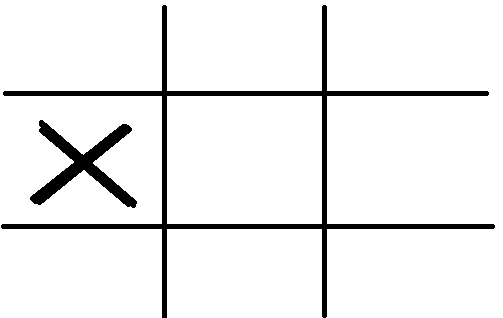
#> input picture 4.png, 503 x 318 px
$ python a.py
#> lines starting #> are read from the running program, lines starting #| are printed output that depends on the picture; after the words box and inside, x2 and y2 are one past the last pixel; in counts of white or black regions, pixels touching at a corner belong together
import numpy as np
import cv2

#create a 2d array to hold the gamestate
gamestate = [["-","-","-"],["-","-","-"],["-","-","-"]]

#kernel used for noise removal
kernel =  np.ones((7,7),np.uint8)
# Load a color image
img = cv2.imread('4.png')
#> img is the input picture: shape (318, 503, 3); 93.4% white; 2 black regions, box (x1, y1, x2, y2) and area: (1, 5, 495, 318) 7916, (30, 120, 137, 208) 2668
# get the image width and height
img_width = img.shape[0]
#> img_width = 318
img_height = img.shape[1]
#> img_height = 503

# turn into grayscale
img_g =  cv2.cvtColor(img, cv2.COLOR_BGR2GRAY)
# turn into thresholded binary
ret,thresh1 = cv2.threshold(img_g,127,255,cv2.THRESH_BINARY)
#remove noise from binary
thresh1 = cv2.morphologyEx(thresh1, cv2.MORPH_OPEN, kernel)
#> thresh1: shape (318, 503); 93.3% white; 2 black regions

#find and draw contours. RETR_EXTERNAL retrieves only the extreme outer contours
contours, hierarchy = cv2.findContours(thresh1, cv2.RETR_EXTERNAL, cv2.CHAIN_APPROX_SIMPLE)
#> contours = 5 contours; box (x1, y1, x2, y2) and area: (0, 0, 503, 318) 81912, (0, 95, 162, 224) 20450, (167, 96, 322, 224) 19558, (0, 229, 162, 318) 14168, (167, 229, 322, 318) 13552
cv2.drawContours(img, contours, -1, (0,255,0), 15)
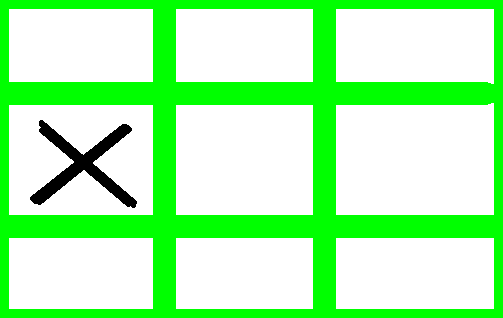
#> img: shape (318, 503, 3); mean B, G, R 173.5, 250.7, 173.5

cv2.imshow('image1',img)
cv2.waitKey(0)
cv2.destroyAllWindows()

tileCount = 0
for cnt in contours:
        # ignore small contours that are not tiles
        if cv2.contourArea(cnt) > 200000:
                tileCount = tileCount+1
                # use boundingrect to get coordinates of tile
                x,y,w,h = cv2.boundingRect(cnt)
                # create new image from binary, for further analysis. Trim off the edge that has a line
                tile = thresh1[x+40:x+w-80,y+40:y+h-80]
                # create new image from main image, so we can draw the contours easily
                imgTile = img[x+40:x+w-80,y+40:y+h-80]

                #determine the array indexes of the tile
                tileX = round((x/img_width)*3)
                tileY = round((y/img_height)*3)

                # find contours in the tile image. RETR_TREE retrieves all of the contours and reconstructs a full hierarchy of nested contours.
                c, hierarchy = cv2.findContours(tile, cv2.RETR_TREE , cv2.CHAIN_APPROX_SIMPLE)
                for ct in c:
                        # to prevent the tile finding itself as contour
                        if cv2.contourArea(ct) < 180000:
                                cv2.drawContours(imgTile, [ct], -1, (255,0,0), 15)
                                #calculate the solitity
                                area = cv2.contourArea(ct)
                                hull = cv2.convexHull(ct)
                                hull_area = cv2.contourArea(hull)
                                solidity = float(area)/hull_area

                                # fill the gamestate with the right sign
                                if(solidity > 0.5):
                                        gamestate[tileX][tileY] = "O"
                                else:
                                        gamestate[tileX][tileY] = "X"
                # put a number in the tile
                cv2.putText(img, str(tileCount), (x+200,y+300), cv2.FONT_HERSHEY_SIMPLEX, 10, (0,0,255), 20)
#> this loop made 5 passes
#> cnt on passes 1 to 3: [[167, 229], [167, 317], [321, 317], [321, 229]], [[0, 229], [0, 317], [161, 317], [161, 229]], [[167, 96], [167, 223], [321, 223], [321, 96]]
#> after the loop, gamestate = [['-', '-', '-'], ['-', '-', '-'], ['-', '-', '-']]; tileCount = 0

#print the gamestate
print("Gamestate:")
for line in gamestate:
        linetxt = ""
        for cel in line:
                linetxt = linetxt + "|" + cel
        linetxt = linetxt + '|'
        print(linetxt)
#> this loop made 3 passes

# resize final image
res = cv2.resize(img,None,fx=0.2, fy=0.2, interpolation = cv2.INTER_CUBIC)
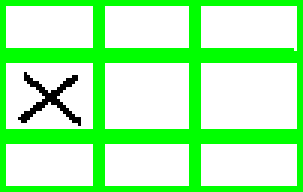
#> res: shape (64, 101, 3) (shown 3 times larger); mean B, G, R 171.4, 250.8, 171.4

# display image and release resources when key is pressed
cv2.imshow('image1',res)
cv2.waitKey(0)
cv2.destroyAllWindows()

$ run again, with 0.png copied over 4.png
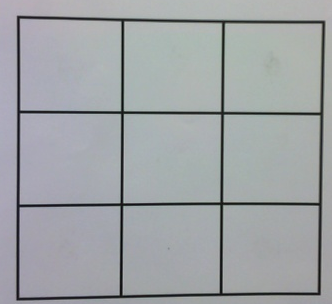
#> input picture 0.png, 332 x 304 px
#> img is the input picture: shape (304, 332, 3); mean B, G, R 166.3, 163.6, 159.8
#> `ret,thresh1 = cv2.threshold(img_g,127,255,cv2.THRESH_BINARY)`:
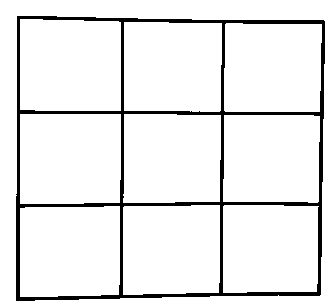
#> thresh1: shape (304, 332); 92.5% white; 1 black region, box (x1, y1, x2, y2) and area: (16, 16, 325, 301) 7604
#> contours = 10 contours; largest, box (x1, y1, x2, y2) and area: (0, 0, 332, 304) 14180, (20, 19, 121, 111) 8970, (20, 114, 121, 204) 8841, (20, 206, 120, 297) 8732, (124, 22, 222, 112) 8465
#> the loop `for cnt in contours:` made 10 passes
#> after the loop `for cnt in contours:`: gamestate = [['-', '-', '-'], ['-', '-', '-'], ['-', '-', '-']]; tileCount = 0
#> the loop `for line in gamestate:` made 3 passes
#> `res = cv2.resize(img,None,fx=0.2, fy=0.2, interpolation = cv2.INTER_CU..`:
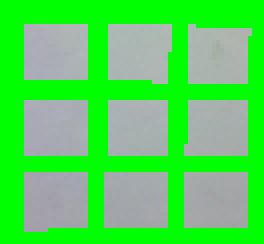
#> res: shape (61, 66, 3) (shown 4 times larger); mean B, G, R 86.4, 214.4, 82.8

$ run again, with 10.png copied over 4.png
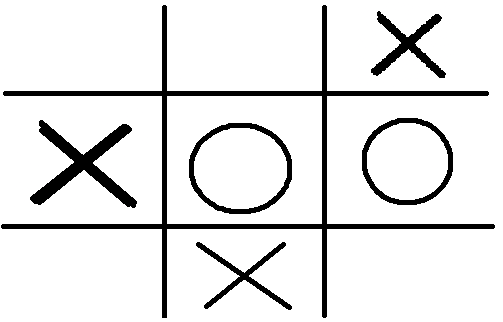
#> input picture 10.png, 503 x 322 px
#> img is the input picture: shape (322, 503, 3); mean B, G, R 229.7, 229.7, 229.7
#> `thresh1 = cv2.morphologyEx(thresh1, cv2.MORPH_OPEN, kernel)`:
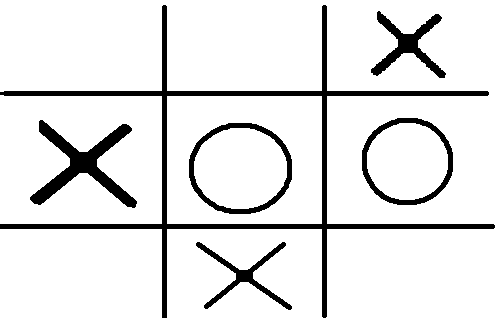
#> thresh1: shape (322, 503); 90% white; 6 black regions
#> contours = 3 contours; box (x1, y1, x2, y2) and area: (0, 0, 503, 322) 111634, (0, 95, 162, 224) 20450, (167, 96, 322, 224) 19558
#> the loop `for cnt in contours:` made 3 passes
#> cnt on pass 1: [[167, 96], [167, 223], [321, 223], [321, 96]]
#> after the loop `for cnt in contours:`: gamestate = [['-', '-', '-'], ['-', '-', '-'], ['-', '-', '-']]; tileCount = 0
#> the loop `for line in gamestate:` made 3 passes
#> `res = cv2.resize(img,None,fx=0.2, fy=0.2, interpolation = cv2.INTER_CU..`:
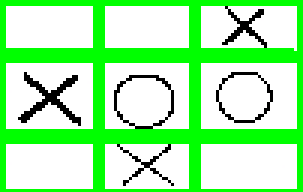
#> res: shape (64, 101, 3) (shown 3 times larger); mean B, G, R 166.2, 242.1, 166.2
